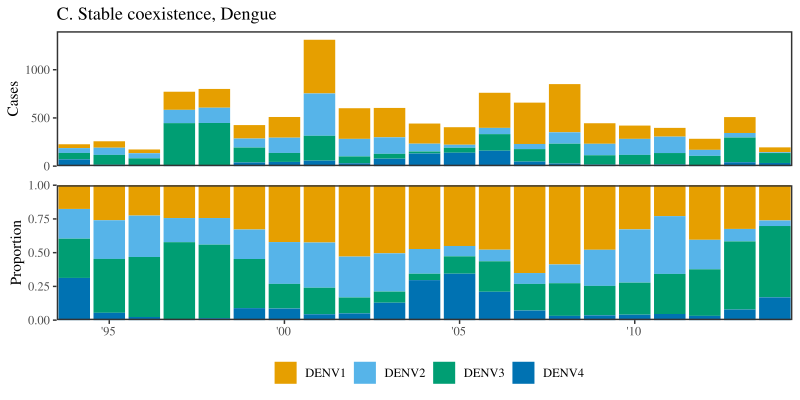

Recreate this plot in R.
library(deSolve)
library(tidyr)
library(dplyr)
library(ggplot2); theme_set(theme_bw(base_family="Times"))
library(egg)
library(vroom)
library(lubridate)
library(readxl)
# https://www.science.org/doi/10.1126/science.abk0058?intcmp=trendmd-sci

covid_color <- c("#E69F00", "#56B4E9", "#009E73", "#0072B2", "#D55E00", "#CC79A7")

data_dengue <- read_xlsx("../data/dengue_thailand.xlsx")

data_dengue_raw <- data_dengue %>%
	gather(key, value, -year)

data_dengue_prop <- data_dengue_raw %>%
	group_by(year) %>%
	mutate(
		value=value/sum(value)
	)

g1 <- ggplot(data_dengue_raw) +
	geom_bar(aes(year, value, fill=key), stat="identity") +
	scale_x_continuous(limits=c(1993.5, 2014.5), expand=c(0, 0)) +
	scale_y_continuous("Cases", expand=c(0, 0), limits=c(0, 1400)) +
	scale_fill_manual(values=covid_color[1:6]) +
	ggtitle("C. Stable coexistence, Dengue") +
	theme(
		panel.grid = element_blank(),
		panel.border = element_rect(size=1),
		# axis.line = element_line(),
		axis.title.x = element_blank(),
		axis.ticks.x = element_blank(),
		axis.text.x = element_blank(),
		legend.position = "none",
		legend.title = element_blank()
	)

g2 <- ggplot(data_dengue_prop) +
	geom_bar(aes(year, value, fill=key), stat="identity") +
	scale_x_continuous(limits=c(1993.5, 2014.5), expand=c(0, 0),
										 breaks=c(1995, 2000, 2005, 2010),
										 labels=c("'95", "'00", "'05", "'10")) +
	scale_y_continuous("Proportion", expand=c(0, 0), limits=c(0, 1)) +
	scale_fill_manual(values=covid_color[1:6]) +
	theme(
		panel.grid = element_blank(),
		panel.border = element_rect(size=1),
		# axis.line = element_line(),
		axis.title.x = element_blank(),
		legend.position = "bottom",
		legend.title = element_blank()
	)

g_dengue_thailand <- ggarrange(g1, g2, nrow=2, heights=c(1, 1))

ggsave("figure1_dengue_thailand.pdf", g_dengue_thailand, width=8, height=4)
save("g_dengue_thailand", file="figure1_dengue_thailand.rda")
